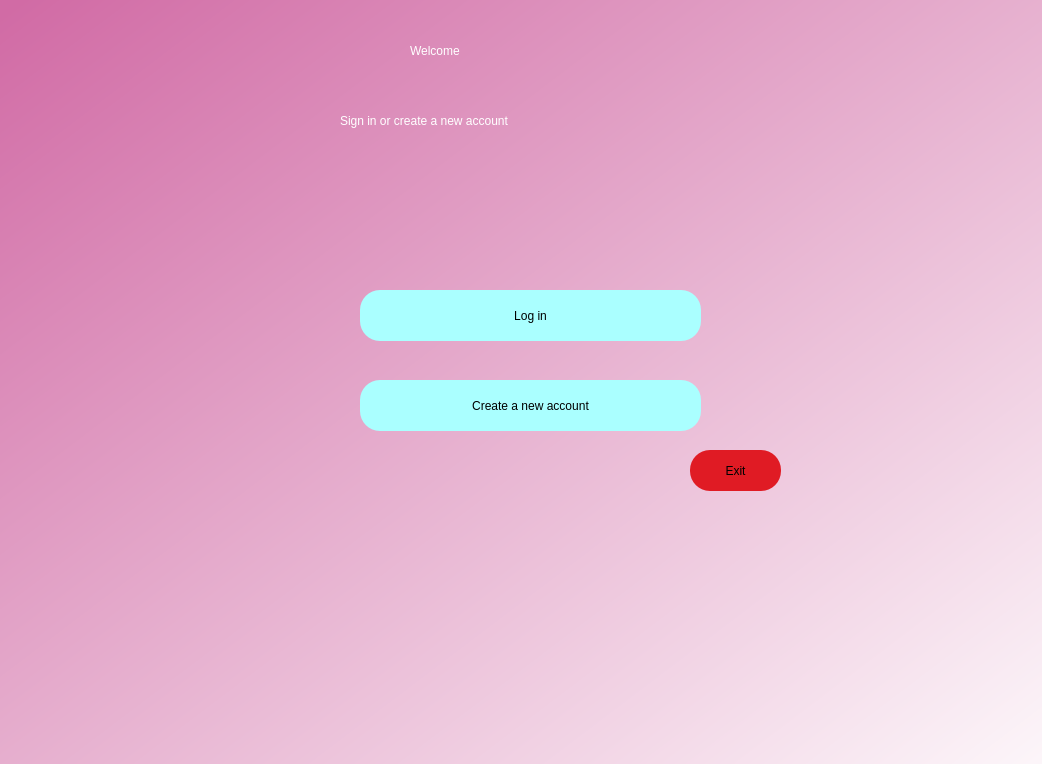
<?xml version="1.0" encoding="UTF-8"?>
<ui version="4.0">
 <class>Dialog</class>
 <widget class="QDialog" name="Dialog">
  <property name="geometry">
   <rect>
    <x>0</x>
    <y>0</y>
    <width>1042</width>
    <height>764</height>
   </rect>
  </property>
  <property name="windowTitle">
   <string>Dialog</string>
  </property>
  <widget class="QWidget" name="bgwidget" native="true">
   <property name="geometry">
    <rect>
     <x>-80</x>
     <y>-100</y>
     <width>1231</width>
     <height>911</height>
    </rect>
   </property>
   <property name="styleSheet">
    <string notr="true">QWidget#bgwidget{
background-color:qlineargradient(spread:pad, x1:0.091, y1:0.101636, x2:0.991379, y2:0.977, stop:0 rgba(209, 107, 165, 255), stop:1 rgba(255, 255, 255, 255));}</string>
   </property>
   <widget class="QLabel" name="label">
    <property name="geometry">
     <rect>
      <x>490</x>
      <y>120</y>
      <width>251</width>
      <height>61</height>
     </rect>
    </property>
    <property name="styleSheet">
     <string notr="true">font: 36pt &quot;MS Shell Dlg 2&quot;; color:rgb(255, 255, 255)</string>
    </property>
    <property name="text">
     <string>Welcome</string>
    </property>
   </widget>
   <widget class="QLabel" name="label_2">
    <property name="geometry">
     <rect>
      <x>420</x>
      <y>200</y>
      <width>391</width>
      <height>41</height>
     </rect>
    </property>
    <property name="styleSheet">
     <string notr="true">font: 16pt &quot;MS Shell Dlg 2&quot;;color:rgb(255, 255, 255)</string>
    </property>
    <property name="text">
     <string>Sign in or create a new account</string>
    </property>
   </widget>
   <widget class="QPushButton" name="login">
    <property name="geometry">
     <rect>
      <x>440</x>
      <y>390</y>
      <width>341</width>
      <height>51</height>
     </rect>
    </property>
    <property name="styleSheet">
     <string notr="true">border-radius:20px;
background-color: rgb(170, 255, 255);
font: 14pt &quot;MS Shell Dlg 2&quot;;</string>
    </property>
    <property name="text">
     <string>Log in</string>
    </property>
   </widget>
   <widget class="QPushButton" name="create">
    <property name="geometry">
     <rect>
      <x>440</x>
      <y>480</y>
      <width>341</width>
      <height>51</height>
     </rect>
    </property>
    <property name="styleSheet">
     <string notr="true">border-radius:20px;
background-color: rgb(170, 255, 255);
font: 14pt &quot;MS Shell Dlg 2&quot;;</string>
    </property>
    <property name="text">
     <string>Create a new account</string>
    </property>
   </widget>
   <widget class="QPushButton" name="exit">
    <property name="geometry">
     <rect>
      <x>770</x>
      <y>550</y>
      <width>91</width>
      <height>41</height>
     </rect>
    </property>
    <property name="styleSheet">
     <string notr="true">border-radius:20px;
background-color: rgb(224, 27, 36);
font: 14pt &quot;MS Shell Dlg 2&quot;;</string>
    </property>
    <property name="text">
     <string>Exit</string>
    </property>
    <property name="default">
     <bool>true</bool>
    </property>
   </widget>
  </widget>
 </widget>
 <resources/>
 <connections/>
</ui>
